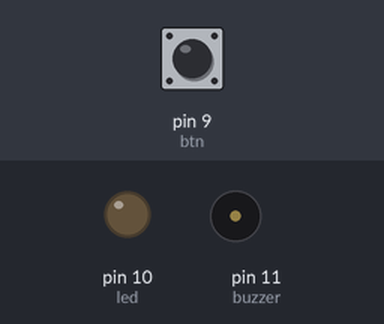
The sketch below on a simulated Arduino Uno, built with avr-gcc and run on an emulated ATmega328P. On the bench: output pins drawn as LEDs (lit = HIGH), buzzer (waves = sounding, pin HIGH). The inputs (shaded band) are chosen by the test bench; at power-on: pin 9 (btn) LOW.

Above: at 1.2 s.
1.3 s: pin 9 (btn) pulled HIGH for 1 s
At 1.9 s:
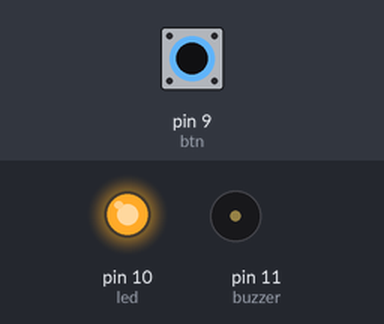
4.4 s: pin 9 (btn) pulled HIGH for 3.2 s
At 8.0 s:
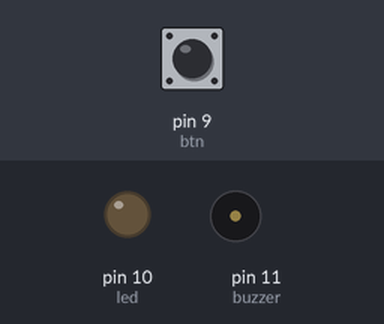
Timing chart, 0 to 9.5 s (numbered marks = the images above; inputs shaded):
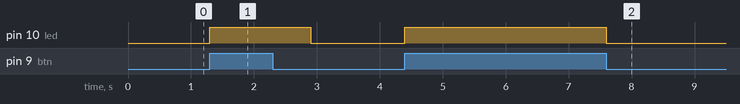

The sketch:

temporal.ino
```cpp
int high=1;
int low=0;
int push=1;
int release=0;
int btn=9;
int led=10;
int buzzer=11;
void setup(){
	pinMode(btn, INPUT);
	pinMode(led, OUTPUT);
	pinMode(buzzer, OUTPUT);
}

void loop(){
	if(digitalRead(btn) == push){
		digitalWrite(led, HIGH);
		delay(800);
		digitalWrite(led, LOW);
	}

}
```

Measured:
- after the input at 1.3 s, pin 10 (led): LOW → HIGH at once, → LOW 1.6 s later
- after the input at 4.4 s, pin 10 (led): LOW → HIGH at once, → LOW 3.2 s later
